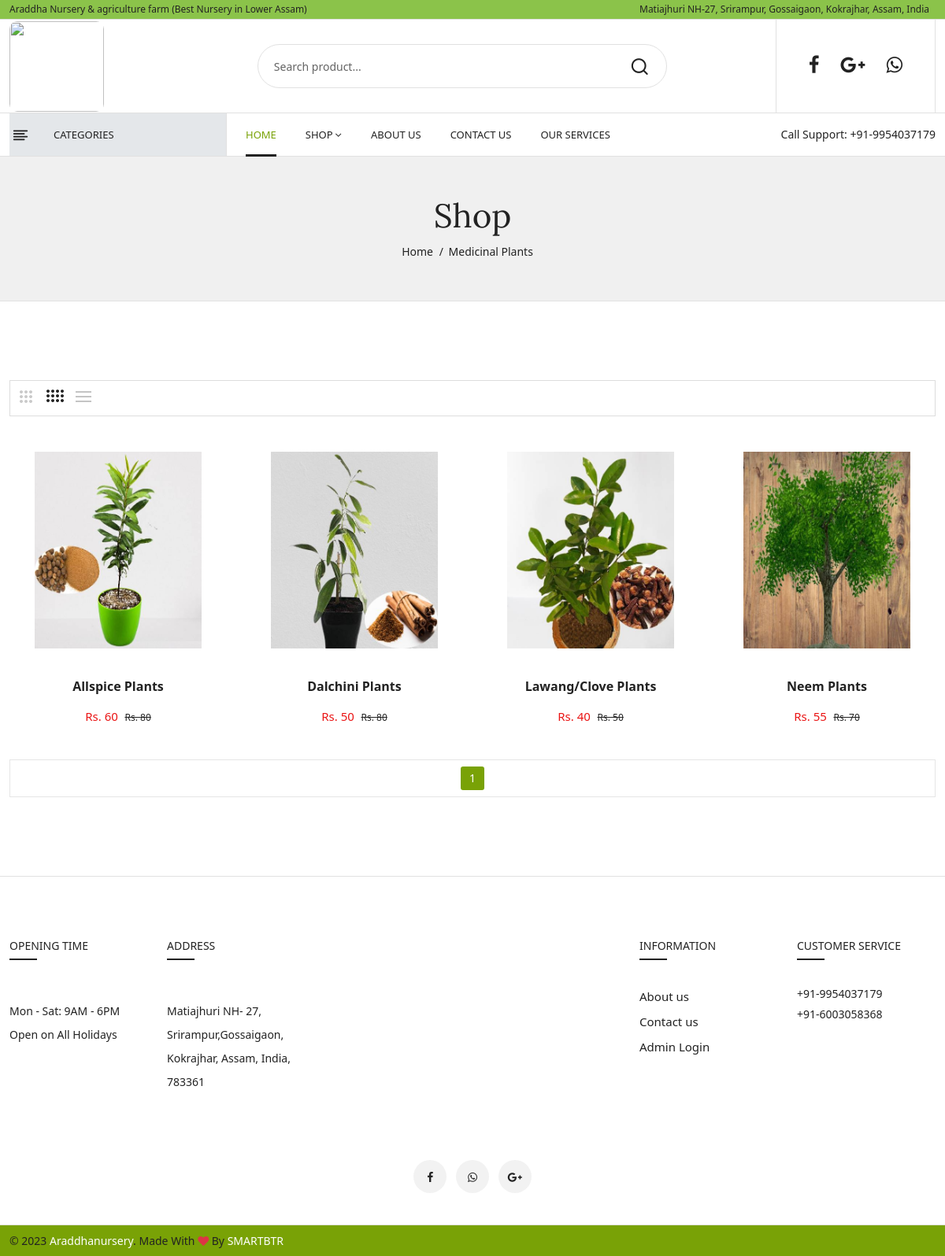
The page /pages/indoor.php?id=4 on the database its author committed.
### tables this page shows
CREATE TABLE `plants` (
  `plant_id` int(224) NOT NULL,
  `cat_id` int(224) NOT NULL,
  `subCat_id` int(224) NOT NULL,
  `category` varchar(224) NOT NULL,
  `subcategories` varchar(224) NOT NULL,
  `plantname` varchar(224) NOT NULL,
  `description` varchar(500) NOT NULL,
  `image1` varchar(224) NOT NULL,
  `image2` varchar(224) NOT NULL,
  `image3` varchar(224) NOT NULL,
  `price` varchar(224) NOT NULL,
  `discount_price` varchar(224) NOT NULL,
  `status` varchar(224) NOT NULL,
  `date_uploaded` date NOT NULL
);

### classes/DbConfig.php (called while the page is built)
<?php
  class DbConfig  {
      protected $servername='localhost';
      protected $username="root";
      protected $password="";
    public function connect() {
        try {
          	$connection = new PDO("mysql:host=$this->servername;dbname=araddha",$this->username,$this->password);
          	$connection -> setAttribute(PDO::ATTR_ERRMODE,PDO::ERRMODE_EXCEPTION);
            return $connection;
          } catch(PDOException $e) {
          	echo '<br>'.$e->getMessage();
          }
    }
  }
?>

### classes/Crud.php (called while the page is built, shortened)
<?php
  require_once 'DbConfig.php';
  class Crud extends DbConfig {
    public function Read($TableName, $Condition) {
      $sql = "SELECT * FROM ".$TableName." WHERE ".$Condition;
      $stmt = $this->connect()->prepare($sql);
      $stmtExec = $stmt -> execute();
      if ($stmtExec) {
        $Data = $stmt -> fetchAll(PDO:: FETCH_ASSOC);
        return $Data;
      } else {
        echo "An Error Occured.";
      }
    }
    public function Count($TableName, $Condition) {
      $sql = "SELECT * FROM `$TableName`";
      $sql .= " WHERE ".$Condition;
      $stmt = $this -> connect() -> prepare($sql);
      if ($stmt -> execute()) {
          $returnCount = $stmt -> rowCount();
          $message = $returnCount;
          return $message;
      } else {
        $message = "Error";
        return $message;
      }
    }
  }
?>

### pages/indoor.php (the view, shortened to what this page needs)
<?php include("../include/header.php"); ?>
<?php
   $itemsPerPage = 12;
   $page = isset($_GET['page']) ? $_GET['page'] : 1;
   $start = ($page - 1) * $itemsPerPage;
   if (isset($_GET['id'])) {
       $id = $_GET['id'];
       $indoor = $crud->Read("plants", "`cat_id` = $id LIMIT $start, $itemsPerPage");
   }
   $totalItems = $crud->Count("plants", "`cat_id` = $id");
   $totalPages = ceil($totalItems / $itemsPerPage);
   ?>
<?php
   if($indoor){
     $name=$indoor[0]['category'];
                               ?>
<div class="breadcrumbs_area">
   <div class="container">
      <div class="row">
         <div class="col-12">
            <div class="breadcrumb_content">
               <h3>Shop</h3>
               <ul>
                  <li><a href="index.php">home</a></li>
                  <li><?php echo $name ?></li>
               </ul>
            </div>
         </div>
      </div>
   </div>
</div>
<?php }?>
<div class="shop_area shop_fullwidth mt-100 mb-100">
   <div class="container">
      <div class="row">
         <div class="col-12">
            <div class="shop_toolbar_wrapper">
               <div class="shop_toolbar_btn">
                  <button data-role="grid_3" type="button" class=" btn-grid-3" data-bs-toggle="tooltip"
                     title="3"></button>
                  <button data-role="grid_4" type="button" class="active btn-grid-4" data-bs-toggle="tooltip"
                     title="4"></button>
                  <button data-role="grid_list" type="button" class="btn-list" data-bs-toggle="tooltip"
                     title="List"></button>
               </div>
            </div>
            <div class="row shop_wrapper grid_4">
               <?php if($indoor){
                  foreach($indoor as $inKey){
                       $indoor1=$inKey['image1'];
                       $indoor2=$inKey['plantname'];
                       $indoor3=$inKey['price'];
                       $indoor4=$inKey['discount_price'];
                  ?>
               <div class="col-lg-3 col-md-4 col-12 ">
                  <article class="single_product">
                     <figure>
                        <div class="product_thumb">
                           <a class="primary_img" href="product-details.php?plant_id=<?php echo $inKey['plant_id']?>"><img
                              src="../admin/images/<?php echo $indoor1?>" alt="" class="imgsize"></a>
                        </div>
                        <div class="product_content grid_content">
                           <div class="product_price_rating">
                              <h4 class="product_name"><a href="product-details.php?plant_id=<?php echo $inKey['plant_id']?>"><?php echo $indoor2?></a></h4>
                              <div class="price_box">
                                 <span class="current_price">Rs. <?php echo $indoor4?></span>
                                 <span class="old_price">Rs. <?php echo $indoor3?></span>
                              </div>
                           </div>
                        </div>
                     </figure>
                  </article>
               </div>
               <?php }}?>
            </div>
            <div class="shop_toolbar t_bottom">
               <div class="pagination">
                  <ul>
                     <?php
                        for ($i = 1; $i <= $totalPages; $i++) {
                            echo '<li '.($page == $i ? 'class="current"' : '').'><a href="?id='.$id.'&page='.$i.'">'.$i.'</a></li>';
                        }
                        ?>
                  </ul>
               </div>
            </div>
         </div>
      </div>
   </div>
</div>
<?php include("../include/footer.php"); ?>

### assets/css/custom.css (style rules this page uses)
.imgsize { width:400px; height:250px; object-fit: contain; }

### rows shown on the page
plants: category "Medicinal Plants", image1 (picture), plantname "Allspice Plants", discount_price "60", price "80"
plants: image1 (picture), plantname "Dalchini Plants", discount_price "50", price "80"
plants: image1 (picture), plantname "Lawang/Clove Plants", discount_price "40", price "50"
plants: image1 (picture), plantname "Neem Plants", discount_price "55", price "70"
